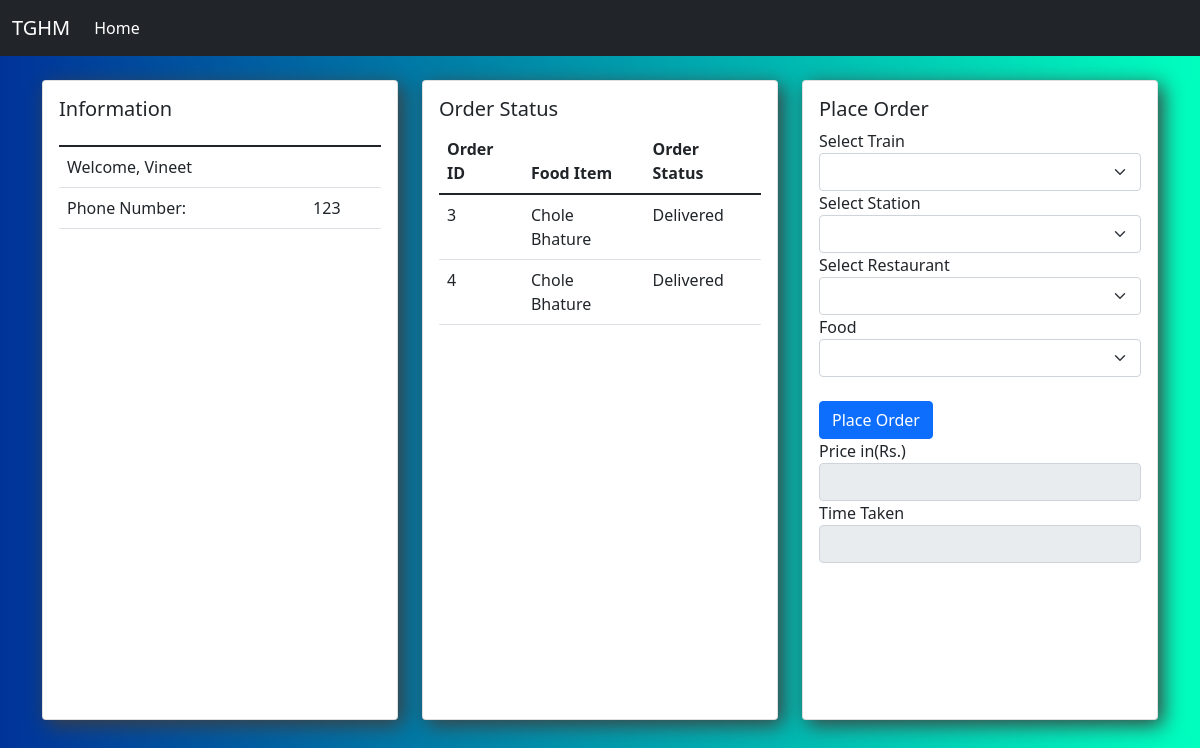
Page /customer/dashboard/1 on the earlier database version.
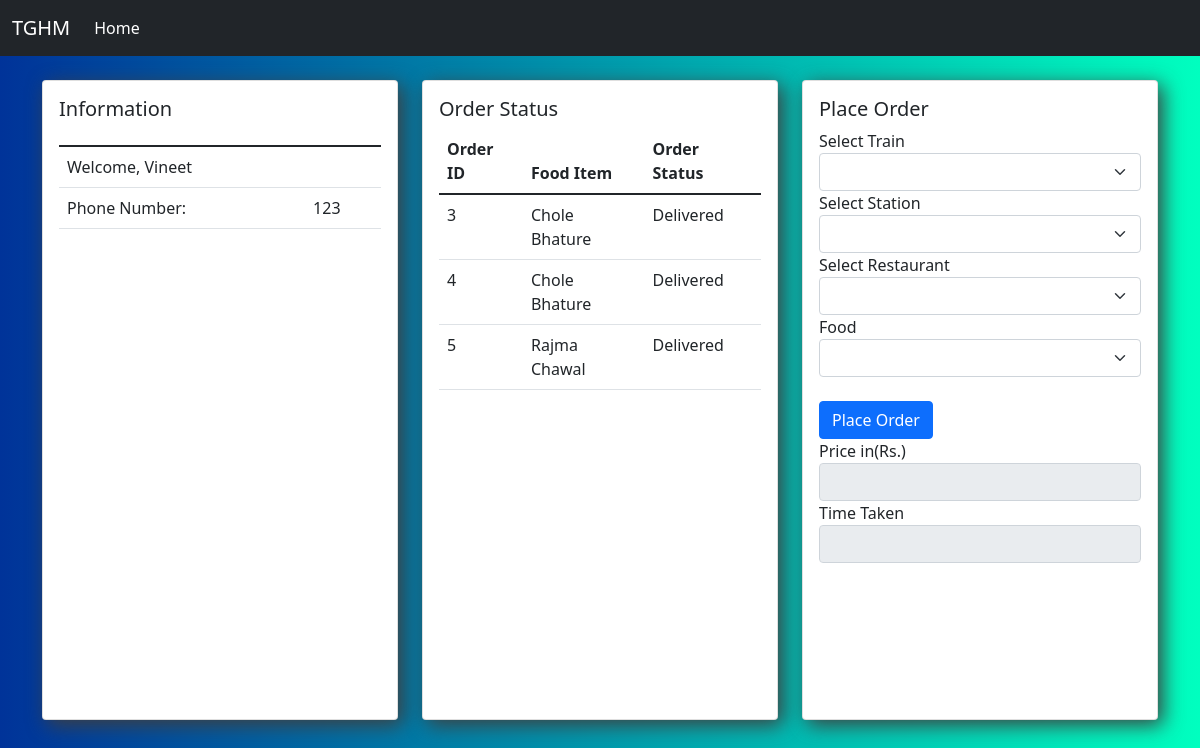
Same page on the later database version.
### customer/models.py (models this page shows, shortened)
class Orders(models.Model):
    food_item = models.IntegerField()
    restaurant = models.ForeignKey(Restaurant, on_delete= models.CASCADE, default=None)
    customer = models.ForeignKey(Customer, on_delete= models.CASCADE, default=None)
    time = models.DateTimeField(default= datetime.now())
    status = models.IntegerField(default=0)

### restaurant/models.py (models this page shows, shortened)
class FoodItem(models.Model):
    name = models.CharField(max_length=40)
    price = models.IntegerField()
    restaurant = models.ForeignKey(Restaurant, on_delete=models.CASCADE)

### customer/views.py (the view)
# urls.py: path('dashboard/<int:customer_id>',views.dashboard,name='dashboard'),
def dashboard(request, customer_id):
    customer = Customer.objects.get(id=customer_id)
    order_list  = Orders.objects.filter(customer=customer)
    context = {'order_list': order_list, 'customer': customer, 'train_list': Train.objects.all(), 'food_list': FoodItem.objects.all()}
    return render(request, 'customer/dashboard.html', context)

### customer/templates/customer/dashboard.html (shortened to what the changed rows need)
<!doctype html>
<html lang="en">
<head>
    <link href="https://cdn.jsdelivr.net/npm/bootstrap@5.1.3/dist/css/bootstrap.min.css" rel="stylesheet"
>
</head>
<body>
    <br>
    <div class="container">
        <div class="row">
            <div class="col-lg-4">
                <div class="card">
                    <div class="card-body">
                        <div class="card-text">
                            <table class="table">
                                <thead>
                                    <tr>
                                        <th scope="col"></th>
                                        <th scope="col"></th>
                                    </tr>
                                </thead>
                            </table>
                        </div>
                    </div>
                </div>
            </div>
            <div class="col-lg-4">
                <div class="card">
                    <div class="card-body">
                        <div class="card-text">
                            <table class="table">
                                <thead>
                                    <tr>
                                        <th scope="col">Order ID</th>
                                        <th scope="col">Food Item</th>
                                        <th scope="col">Order Status</th>
                                    </tr>
                                </thead>
                                <tbody>
                                    {% for order in order_list %}
                                    <tr>
                                        <td>{{order.id}}</td>
                                        {% for food in food_list %}
                                        {% if food.id == order.food_item %}
                                            <td>{{food.name}}</td>
                                        {% endif %}
                                        {% endfor %}
                                        {% if order.status == 0 %}
                                        <td>Pending</td>
                                        {% elif order.status == 1 %}
                                        <td><a class="btn btn-primary" href="/customer/change_status/{{order.id}}">Order Delivered</a></td>
                                        {% else %}
                                        <td>Delivered</td>
                                        {% endif %}
                                    </tr>
                                    {% endfor %}
                                </tbody>
                            </table>
                        </div>
                    </div>
                </div>
            </div>
        </div>
    </div>
</body>
</html>

Differences in the rows shown:
added Orders: id "5", status "Delivered"
now on this page (row unchanged): FoodItem: name "Rajma Chawal", shown under "5"
